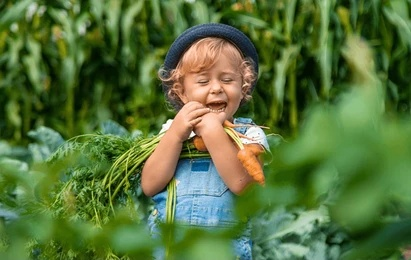
#> input picture image.jpg, 411 x 260 px
$ jupyter execute EX-05.ipynb   (older library calls are emulated)
#> lines starting #> are read from the running program, lines starting #| are printed output that depends on the picture
**Image Smoothing and Sharpening Using OpenCV**

**Name : BHAVANISHA M** **Reg no: 212225230034**

[cell 1]
import cv2
import numpy as np
import matplotlib.pyplot as plt

[cell 2]
img = cv2.imread('image.jpg')
#> img is the input picture: shape (260, 411, 3); mean B, G, R 59.6, 114.6, 87.2

[cell 3]
img_rgb = cv2.cvtColor(img, cv2.COLOR_BGR2RGB)
plt.imshow(img_rgb)
plt.title("Original Image")
plt.axis("off")
plt.show()

[cell 4]
averaging = cv2.blur(img, (5, 5))
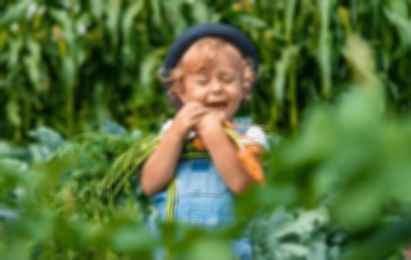
#> averaging: shape (260, 411, 3); mean B, G, R 59.5, 114.6, 87.2
plt.imshow(cv2.cvtColor(averaging, cv2.COLOR_BGR2RGB))
plt.title("Averaging Filter")
plt.axis("off")
plt.show()

[cell 5]
kernel = np.array([[1,2,1],[2,4,2],[1,2,1]]) / 16
weighted = cv2.filter2D(img, -1, kernel)
plt.imshow(cv2.cvtColor(weighted, cv2.COLOR_BGR2RGB))
plt.title("Weighted Averaging")
plt.axis("off")
plt.show()

[cell 6]
gaussian = cv2.GaussianBlur(img, (5, 5), 0)
plt.imshow(cv2.cvtColor(gaussian, cv2.COLOR_BGR2RGB))
plt.title("Gaussian Filter")
plt.axis("off")
plt.show()

[cell 7]
median = cv2.medianBlur(img, 5)
plt.imshow(cv2.cvtColor(median, cv2.COLOR_BGR2RGB))
plt.title("Median Filter")
plt.axis("off")
plt.show()

[cell 8]
kernel = np.array([[0,-1,0],[-1,5,-1],[0,-1,0]])
laplacian_sharp = cv2.filter2D(img, -1, kernel)
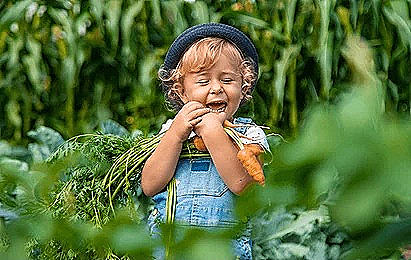
#> laplacian_sharp: shape (260, 411, 3); mean B, G, R 61.9, 114.5, 87.5

plt.imshow(cv2.cvtColor(laplacian_sharp, cv2.COLOR_BGR2RGB))
plt.title("Laplacian Sharpening")
plt.axis("off")
plt.show()

[cell 9]
gray = cv2.cvtColor(img, cv2.COLOR_BGR2GRAY)
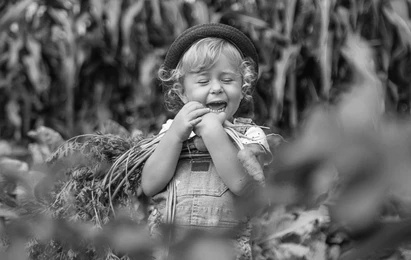
#> gray: shape (260, 411); min 4, max 255, mean 100.2
laplacian = cv2.Laplacian(gray, cv2.CV_64F)
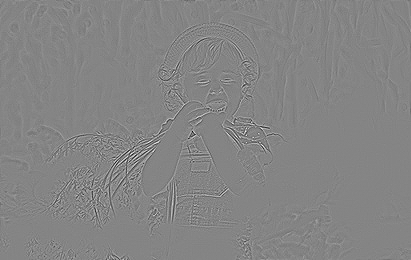
#> laplacian: shape (260, 411) float64; min -401, max 369, mean 0; drawn with min black and max white
laplacian = cv2.convertScaleAbs(laplacian)
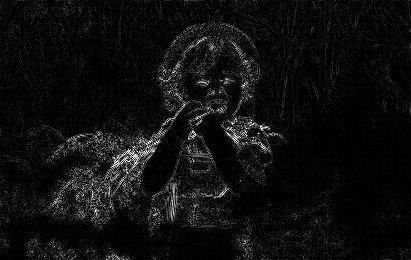
#> laplacian: shape (260, 411); min 0, max 255, mean 15.4
plt.imshow(laplacian, cmap='gray')
plt.title("Laplacian Operator")
plt.axis("off")
plt.show()

[cell 10]
images = [img_rgb, averaging, weighted, gaussian, median, laplacian_sharp, laplacian]
titles = ["Original", "Averaging", "Weighted", "Gaussian", "Median", "Laplacian Kernel", "Laplacian Operator"]
plt.figure(figsize=(12, 8))
for i in range(7):
    plt.subplot(3, 3, i+1)
    plt.imshow(images[i] if i == 6 else cv2.cvtColor(images[i], cv2.COLOR_BGR2RGB), cmap='gray' if i == 6 else None)
    plt.title(titles[i])
    plt.axis('off')
plt.tight_layout()
plt.show()
#> figure, not shown here; B, G, R data is drawn as R, G, B
